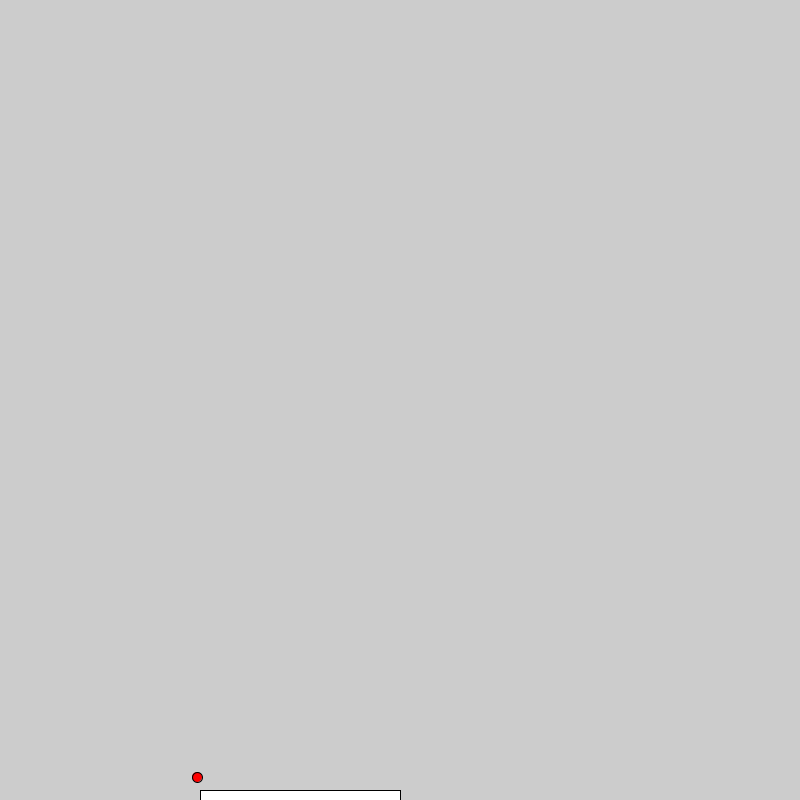
Frame 1 (no input)
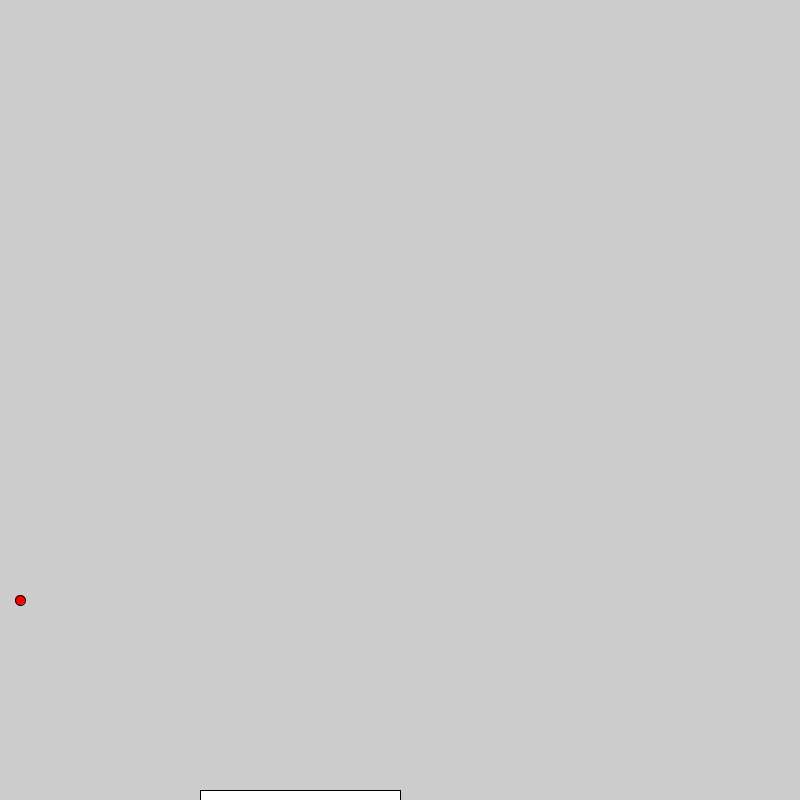
Frame 60 (the mouse pressed at the canvas centre just before this capture)
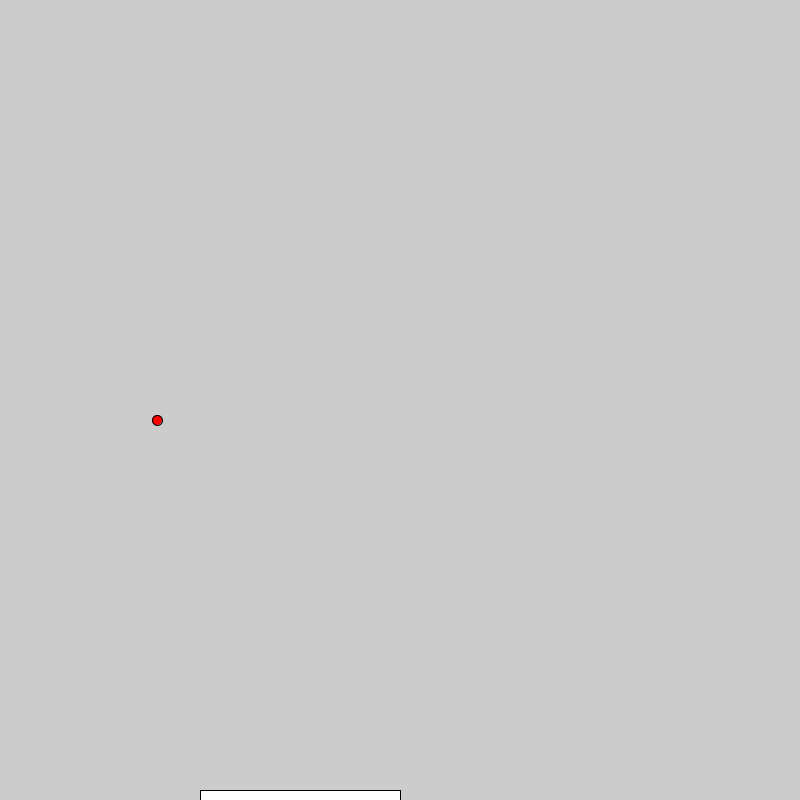
Frame 120 (the mouse held since frame 60 and released just before this capture)

The Processing sketch that drew these frames (run headless with seeded random() and noise(); from frame 60 on, the mouse is pressed at the canvas centre):

// Processing sketch: ball_efx
// ── ball_efx.pde
int ball_x = 0;
int ball_y = 0;
int bat_x = 0;
int bat_y = 0;
int delta_x = -3;
int delta_y = -3;
int BAT_WIDTH = 200;
int BALL_DIAMETER = 10;
PGraphics pg;
int delta_bat_x = 0;

void setup(){
 size(800,800); 
 pg = createGraphics(width, height);
 bat_x = width/2-BAT_WIDTH;
 bat_y = height - BALL_DIAMETER;
 ball_x = bat_x;
 ball_y = bat_y-BALL_DIAMETER;
}

void draw(){
  background(204);
  if(pg != null){
    
    pg.beginDraw();
    pg.clear();
    updateBall();
    updateBat();
    updateBallAndBatCollide();
    fill(255,0,0);
    ellipse(ball_x,ball_y, BALL_DIAMETER,BALL_DIAMETER);
    fill(255,255,255);
    rect(bat_x, bat_y, BAT_WIDTH, BALL_DIAMETER);
      
    pg.endDraw();
      
  }
}

void updateBall(){
  ball_x += delta_x;
  ball_y += delta_y;
  
  if(ball_x + delta_x > width){
   delta_x *= -1; 
   ball_x += delta_x;
  }
  else if(ball_x - delta_x < 0){
   delta_x *= -1; 
   ball_x = 1;
  }
  
  if(ball_y - delta_y < 0){
   delta_y *= -1; 
   ball_y = 1;
  }
  else if(ball_y + delta_y > height + 50){
   ball_y = height + 15;
   delta_y *= -1;
  }
}

void updateBat(){
  
  bat_x += delta_bat_x;
}

void keyPressed(){
  delta_bat_x = 0;
  if(key == 'j'){
    delta_bat_x = -5;
  }
  if(key == 'k'){
    delta_bat_x = 5; 
  }
}

void updateBallAndBatCollide(){
 if(ball_x + BALL_DIAMETER >= bat_x && ball_x <= bat_x + BAT_WIDTH){
  if(ball_y >= bat_y && ball_y + BALL_DIAMETER > bat_y){
    ball_y = bat_y - (BALL_DIAMETER*2);
    delta_y *= -1;
  }
 }
}
